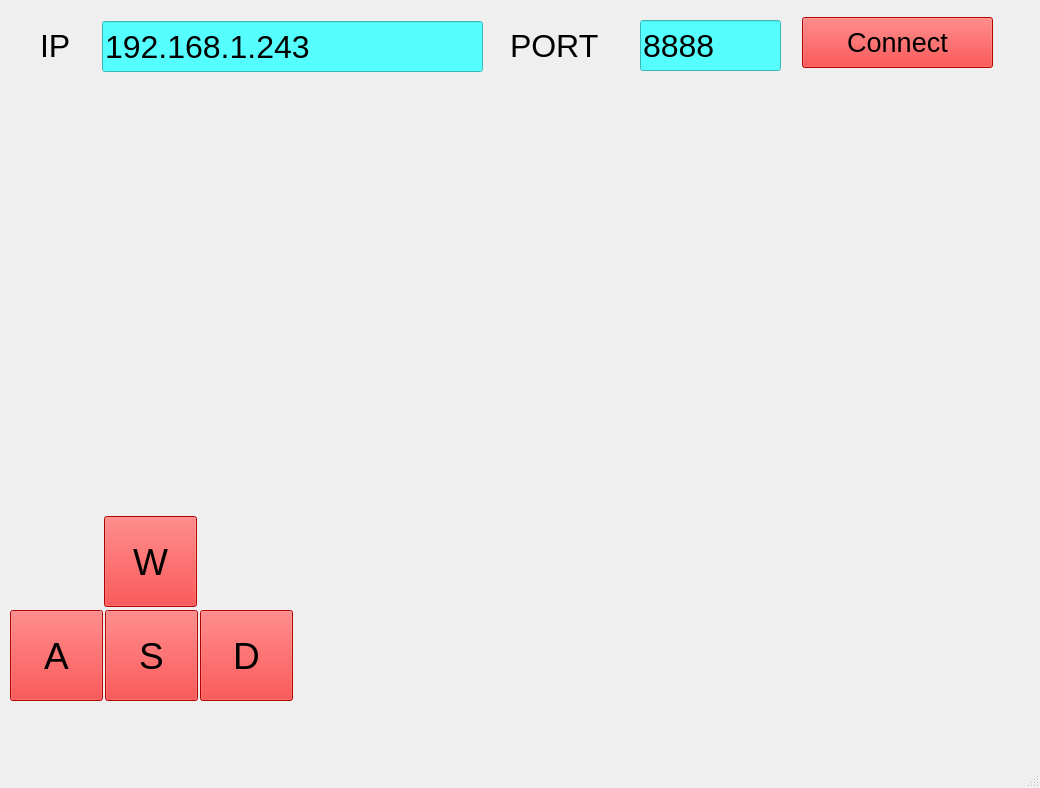
<?xml version="1.0" encoding="UTF-8"?>
<ui version="4.0">
 <class>MainWindow</class>
 <widget class="QMainWindow" name="MainWindow">
  <property name="geometry">
   <rect>
    <x>0</x>
    <y>0</y>
    <width>1040</width>
    <height>788</height>
   </rect>
  </property>
  <property name="cursor">
   <cursorShape>ArrowCursor</cursorShape>
  </property>
  <property name="windowTitle">
   <string>MYAPP</string>
  </property>
  <property name="whatsThis">
   <string/>
  </property>
  <property name="styleSheet">
   <string notr="true"/>
  </property>
  <widget class="QWidget" name="centralwidget">
   <widget class="QLabel" name="IP_label">
    <property name="geometry">
     <rect>
      <x>40</x>
      <y>20</y>
      <width>81</width>
      <height>51</height>
     </rect>
    </property>
    <property name="font">
     <font>
      <pointsize>24</pointsize>
     </font>
    </property>
    <property name="text">
     <string>IP</string>
    </property>
   </widget>
   <widget class="QLabel" name="PORT_label">
    <property name="geometry">
     <rect>
      <x>510</x>
      <y>20</y>
      <width>111</width>
      <height>51</height>
     </rect>
    </property>
    <property name="font">
     <font>
      <pointsize>24</pointsize>
     </font>
    </property>
    <property name="text">
     <string>PORT</string>
    </property>
   </widget>
   <widget class="QLineEdit" name="IP_input">
    <property name="geometry">
     <rect>
      <x>102</x>
      <y>21</y>
      <width>381</width>
      <height>51</height>
     </rect>
    </property>
    <property name="font">
     <font>
      <pointsize>24</pointsize>
     </font>
    </property>
    <property name="styleSheet">
     <string notr="true">background-color: rgb(85, 255, 255);</string>
    </property>
    <property name="text">
     <string>192.168.1.243</string>
    </property>
   </widget>
   <widget class="QLineEdit" name="PORT_input">
    <property name="geometry">
     <rect>
      <x>640</x>
      <y>20</y>
      <width>141</width>
      <height>51</height>
     </rect>
    </property>
    <property name="font">
     <font>
      <pointsize>24</pointsize>
     </font>
    </property>
    <property name="styleSheet">
     <string notr="true">background-color: rgb(85, 255, 255);</string>
    </property>
    <property name="text">
     <string>8888</string>
    </property>
   </widget>
   <widget class="QPushButton" name="W_Button">
    <property name="geometry">
     <rect>
      <x>104</x>
      <y>516</y>
      <width>93</width>
      <height>91</height>
     </rect>
    </property>
    <property name="font">
     <font>
      <pointsize>28</pointsize>
     </font>
    </property>
    <property name="styleSheet">
     <string notr="true">background-color: rgb(255, 0, 0);
border-color: rgb(0, 0, 255);</string>
    </property>
    <property name="text">
     <string>W</string>
    </property>
   </widget>
   <widget class="QPushButton" name="A_Button">
    <property name="geometry">
     <rect>
      <x>10</x>
      <y>610</y>
      <width>93</width>
      <height>91</height>
     </rect>
    </property>
    <property name="font">
     <font>
      <pointsize>28</pointsize>
     </font>
    </property>
    <property name="styleSheet">
     <string notr="true">background-color: rgb(255, 0, 0);</string>
    </property>
    <property name="text">
     <string>A</string>
    </property>
   </widget>
   <widget class="QPushButton" name="S_Button">
    <property name="geometry">
     <rect>
      <x>105</x>
      <y>610</y>
      <width>93</width>
      <height>91</height>
     </rect>
    </property>
    <property name="font">
     <font>
      <pointsize>28</pointsize>
     </font>
    </property>
    <property name="styleSheet">
     <string notr="true">background-color: rgb(255, 0, 0);</string>
    </property>
    <property name="text">
     <string>S</string>
    </property>
   </widget>
   <widget class="QPushButton" name="W_Button_3">
    <property name="geometry">
     <rect>
      <x>200</x>
      <y>610</y>
      <width>93</width>
      <height>91</height>
     </rect>
    </property>
    <property name="font">
     <font>
      <pointsize>28</pointsize>
     </font>
    </property>
    <property name="styleSheet">
     <string notr="true">background-color: rgb(255, 0, 0);</string>
    </property>
    <property name="text">
     <string>D</string>
    </property>
   </widget>
   <widget class="QPushButton" name="Connect_Button">
    <property name="geometry">
     <rect>
      <x>802</x>
      <y>17</y>
      <width>191</width>
      <height>51</height>
     </rect>
    </property>
    <property name="font">
     <font>
      <pointsize>20</pointsize>
     </font>
    </property>
    <property name="styleSheet">
     <string notr="true">background-color: rgb(255, 0, 0);</string>
    </property>
    <property name="text">
     <string>Connect</string>
    </property>
   </widget>
  </widget>
  <widget class="QMenuBar" name="menubar">
   <property name="geometry">
    <rect>
     <x>0</x>
     <y>0</y>
     <width>1040</width>
     <height>26</height>
    </rect>
   </property>
  </widget>
  <widget class="QStatusBar" name="statusbar"/>
 </widget>
 <resources>
  <include location="../myimage.qrc"/>
 </resources>
 <connections/>
</ui>
